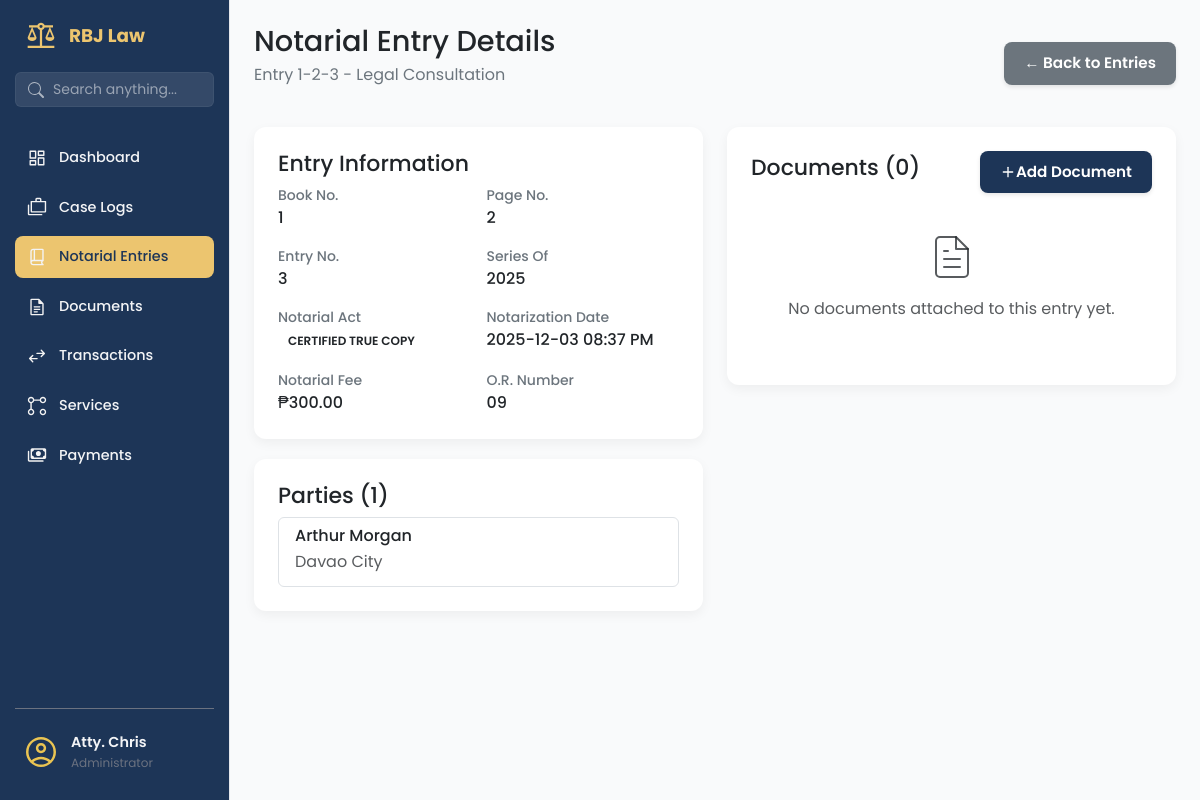
/notarial-entries/3 (signed in), run on an earlier commit of the app's database.
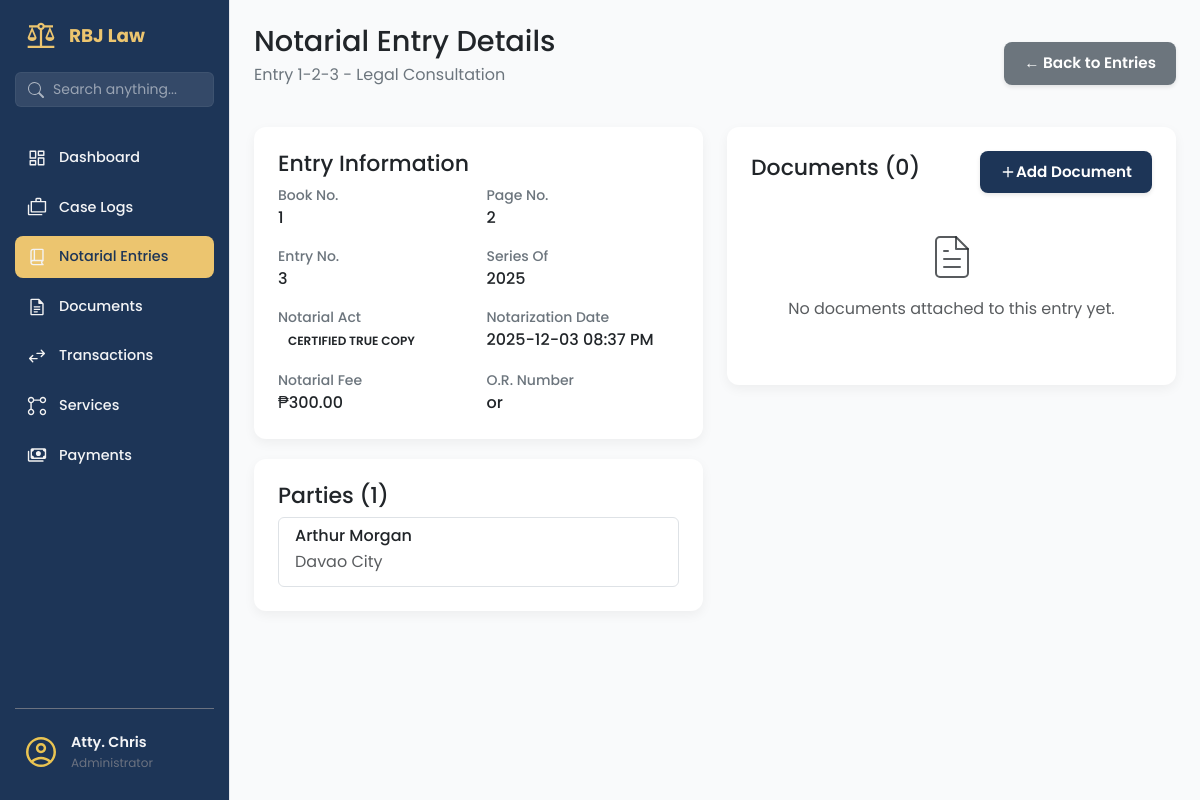
And on a later commit of the database.
### app/models/notarial_entry_mdl.py (models this page shows, shortened)
class NotarialEntry(db.Model):
    __tablename__ = 'notarial_entries'
    id = db.Column(db.Integer, primary_key=True)
    not_entry_num = db.Column(db.String(255), nullable=False)
    not_page_num = db.Column(db.String(255), nullable=False)
    not_book_num = db.Column(db.String(255), nullable=False)
    not_series = db.Column(db.Integer, nullable=False)
    not_title = db.Column(db.String(255), nullable=False)
    not_date = db.Column(db.DateTime, nullable=False, default=datetime.utcnow)
    not_type_act = db.Column(db.String(255), nullable=False)
    not_fee = db.Column(Numeric(10, 2), nullable=False)
    not_fee_or = db.Column(db.String(255), nullable=True)
    not_other_place = db.Column(db.String(255), nullable=True)
    not_comp_evidence_id = db.Column(db.String(150), nullable=True)
    transaction_item_id = db.Column(db.Integer, db.ForeignKey('transaction_items.id'), nullable=True)
    transaction_status = db.Column(db.String(50), default='no_transaction')  # no_transaction, unpaid, paid
    transaction_item = db.relationship('TransactionItem',
                                     foreign_keys=[transaction_item_id],
                                     backref='notarial_entries',  # Changed from 'notary_entries'
                                     lazy=True)

class NotarialEntryParty(db.Model):
    __tablename__ = 'notarial_entry_parties'
    id = db.Column(db.Integer, primary_key=True)
    notarial_entry_id = db.Column(db.Integer, db.ForeignKey('notarial_entries.id'), nullable=False)
    party_name = db.Column(db.String(150), nullable=False)
    party_address = db.Column(db.String(150), nullable=False)
    party_id_type = db.Column(db.String(50), nullable=True) # e.g., Passport, Drivers License
    party_id_number = db.Column(db.String(50), nullable=True)
    party_id_expiry = db.Column(db.Date, nullable=True)
    notarial_entry = db.relationship('NotarialEntry', backref='parties', lazy=True)

### app/routes/notarial_entries_routes.py (the view)
@notarial_entries_bp.route('/<int:entry_id>')
@login_required
def entry_details(entry_id):
    entry = NotarialEntryService.get_entry_by_id(entry_id)
    if not entry:
        flash('Notarial entry not found!', 'error')
        return redirect(url_for('notarial_entries.notarial_entries_page'))
    from app.services.document_service import DocumentService
    documents = DocumentService.get_documents_by_parent('notarial_entry', entry_id)
    return render_template('notarial_entry_details.html',
                         entry=entry,
                         documents=documents)  # ADD documents here

### app/services/document_service.py (called while the page is built)
    @staticmethod
    def get_documents_by_parent(parent_type, parent_id):
        return Document.query.filter_by(
            parent_type=parent_type,
            parent_id=parent_id
        ).order_by(Document.uploaded_at.desc()).all()

### app/services/notarial_entry_service.py (called while the page is built)
    @staticmethod
    def get_entry_by_id(entry_id):
         return NotarialEntry.query.options(
             db.joinedload(NotarialEntry.parties),
             db.joinedload(NotarialEntry.witnesses)
         ).filter_by(id=entry_id).first()

### app/templates/notarial_entry_details.html (shortened to what the changed rows need)
{% extends 'base.html' %}
{% block content %}
<main class="dashboard-content">
    <header class="dashboard-header">
        <div>
            <h1>Notarial Entry Details </h1>
            <p>Entry {{ entry.not_book_num }}-{{ entry.not_page_num }}-{{ entry.not_entry_num }} - {{ entry.not_title }}
            </p>
        </div>
    </header>
    <div class="row">
        <div class="col-md-6">
            <section class="content-section">
                <div class="panel-card" style="margin-bottom: 20px;">
                    <div class="detail-grid">
                        <div class="detail-item">
                            <span class="detail-label">Book No.</span>
                            <span class="detail-value">{{ entry.not_book_num }}</span>
                        </div>
                        <div class="detail-item">
                            <span class="detail-label">Page No.</span>
                            <span class="detail-value">{{ entry.not_page_num }}</span>
                        </div>
                        <div class="detail-item">
                            <span class="detail-label">Entry No.</span>
                            <span class="detail-value">{{ entry.not_entry_num }}</span>
                        </div>
                        <div class="detail-item">
                            <span class="detail-label">Series Of</span>
                            <span class="detail-value">{{ entry.not_series }}</span>
                        </div>
                        <div class="detail-item">
                            <span class="detail-value">
                                <span class="status-tag status-tag--{{ entry.not_type_act|lower|replace(' ', '-') }}">
                                    {{ entry.not_type_act }}
                                </span>
                            </span>
                        </div>
                        <div class="detail-item">
                            <span class="detail-label">Notarization Date</span>
                            <span class="detail-value">{{ entry.not_date.strftime('%Y-%m-%d %I:%M %p') }}</span>
                        </div>
                        <div class="detail-item">
                            <span class="detail-label">Notarial Fee</span>
                            <span class="detail-value">₱{{ "%.2f"|format(entry.not_fee) }}</span>
                        </div>
                        <div class="detail-item">
                            <span class="detail-label">O.R. Number</span>
                            <span class="detail-value">{{ entry.not_fee_or }}</span>
                        </div>
                    </div>
                </div>
                <div class="panel-card" style="margin-bottom: 20px;">
                    <div class="list-group">
                        {% for party in entry.parties %}
                        <div class="list-group-item">
                            <h6 class="mb-1">{{ party.party_name }}</h6>
                            <p class="mb-1 text-muted">{{ party.party_address }}</p>
                        </div>
                        {% endfor %}
                    </div>
                </div>
            </section>
        </div>
    </div>
</main>
{% endblock %}

What changed in the data, as far as the page shows it:
changed NotarialEntry "Legal Consultation": not_fee_or "09" → "or"
